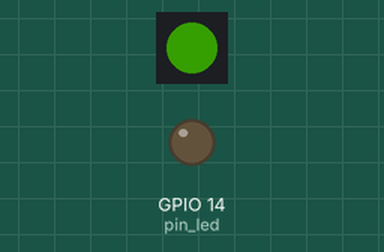
The sketch below on a simulated ESP32. Parts: 1 RGB LEDs in strip order, left to right, output pins drawn as LEDs (lit = HIGH). Dim RGB values are drawn brighter than linear.

Above: at 0.2 s.
At 1.7 s:
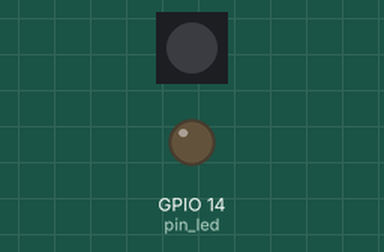
Timing chart, 0 to 3.0 s (numbered marks = the images above):
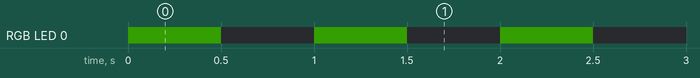

Measured:
- by itself, RGB LED 0: alternates RGB(10, 30, 0) for 0.50 s and off for 0.50 s

The sketch:

Testes.ino
```cpp
#include <Adafruit_NeoPixel.h>

//LED EXTERNO LIGADO AO PINO 14
#define pin_led 14

//LED ARGB DA PLACA PARA FAZER O BLINK
#define ledBoard 16
#define numLeds 1
//DECLARANDO BIBLIOTECA PARA TRABALHAR COM ARGB
Adafruit_NeoPixel pixels(numLeds, ledBoard);

//TRABALHANDO COM POTENCIOMETRO
#define pot 26
unsigned int valuePot;

void setup() {
  //LED EXTERNO DA PLACA
  pinMode(pin_led, OUTPUT);

  //INICIANDO BIBLIOTECA PARA TRABALHAR COM ARGB
  pixels.begin();

  //TRABALHANDO COM POTENCIOMETRO
  pinMode(pot, INPUT);
}

void loop() {
  //LED EXTERNO
  // digitalWrite(pin_led, HIGH);
  // delay(100);
  // digitalWrite(pin_led, LOW);
  // delay(100);

  //POTENCIOMETRO
  // EX 1 - AUMENTANDO OU DIMINUINDO O DELAY COM O POT
  // valuePot = analogRead(pot);
  // digitalWrite(pin_led, HIGH);
  // delay(valuePot);
  // digitalWrite(pin_led, LOW);
  // delay(valuePot);

  //EX 2 - AUMENTANDO A INTENSIDADE DO LED
  // valuePot = analogRead(pot);
  // byte val = byte((valuePot)/4);
  // analogWrite(pin_led, val);


  //LED INTERNO DA PLACA
  pixels.clear();
  pixels.setPixelColor(0, pixels.Color(10, 30, 0));
  pixels.show();
  delay(500);
  pixels.setPixelColor(0, pixels.Color(0, 0, 0));
  pixels.show();
  delay(500);


}
```
